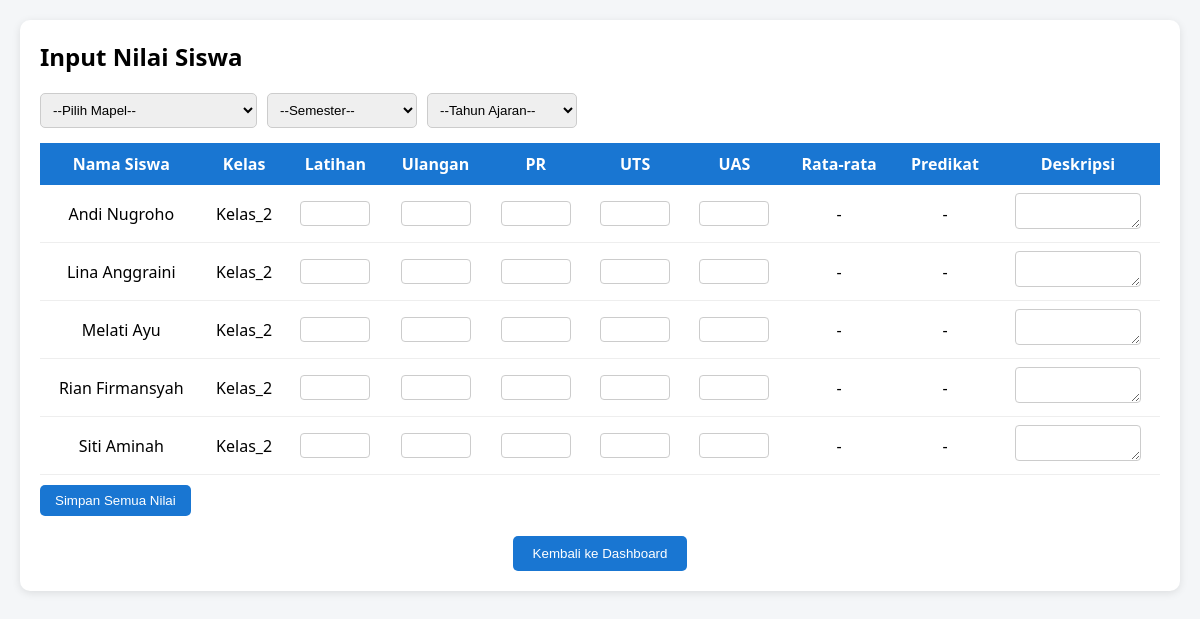
/dashboard/input_nilai.php (signed in), run on the app's committed database.
### tables this page shows
CREATE TABLE `users` (
  `id` int(11) NOT NULL,
  `username` varchar(50) NOT NULL,
  `password` varchar(50) NOT NULL,
  `role` enum('guru','wali_kelas','kepala_sekolah','siswa') NOT NULL,
  `kelas` varchar(10) DEFAULT NULL
);

### dashboard/input_nilai.php (the view, shortened to what this page needs)
<?php
include "../koneksi.php";
$guru_username = $_SESSION['username'] ?? '';
$kelas_per_guru = [
    'Imas Komariah, S.Pd' => ['kelas_2'],
    'Elis Suryani, S.Pd' => ['kelas_1'],
    'Eka Ellyawati, S.Pd.M.M' => ['kelas_6'],
    'Eka Merdekasari, S.Pd' => ['kelas_4'],
    'Ucu Siti Meilani, S.Pd' => ['kelas_3'],
    'Hasanudin, S.Pd.I' => ['kelas_1', 'kelas_2', 'kelas_3', 'kelas_4', 'kelas_5', 'kelas_6'],
    'Febi Febriani, S.Pd' => ['kelas_1', 'kelas_2', 'kelas_3', 'kelas_4', 'kelas_5', 'kelas_6'],
    'Ayuni Maulidia, S.Pd' => ['kelas_5'],
    'Ratih, S.Pd' => ['kelas_1', 'kelas_2', 'kelas_3', 'kelas_4', 'kelas_5', 'kelas_6'],
    'Koh Roo Ye Amelia' => ['kelas_1', 'kelas_2', 'kelas_3']
];
$kelas_diampu = $kelas_per_guru[$guru_username] ?? [];
$kelas_filter = "'" . implode("','", $kelas_diampu) . "'";
$siswa_query = mysqli_query($conn, "SELECT * FROM users WHERE role='siswa' AND kelas IN ($kelas_filter)");
?>
<!DOCTYPE html>
<html lang="id">
<head>
</head>
<body>
  <div class="container">
    <div class="header">
      <h2>Input Nilai Siswa</h2>
    </div>
    <form method="POST" action="simpan_nilai_nilai.php" id="form-nilai">
      <div class="filters">
        <select name="mapel" required>
          <option value="">--Pilih Mapel--</option>
        </select>
        <select name="semester" required>
          <option value="">--Semester--</option>
        </select>
        <select name="tahun_ajaran" required>
          <option value="">--Tahun Ajaran--</option>
          </select>
      </div>
      <table>
        <tr>
          <th>Nama Siswa</th>
          <th>Kelas</th>
          <th>Latihan</th>
          <th>Ulangan</th>
          <th>PR</th>
          <th>UTS</th>
          <th>UAS</th>
          <th>Rata-rata</th>
          <th>Predikat</th>
          <th>Deskripsi</th>
        </tr>
        <?php while ($siswa = mysqli_fetch_assoc($siswa_query)): ?>
          <tr>
            <td><?= htmlspecialchars($siswa['username']) ?></td>
            <td><?= htmlspecialchars($siswa['kelas']) ?></td>
            <td><input type="number" name="latihan[<?= $siswa['id'] ?>]" id="lat_<?= $siswa['id'] ?>" oninput="hitung(<?= $siswa['id'] ?>)" required></td>
            <td><input type="number" name="ulangan[<?= $siswa['id'] ?>]" id="ul_<?= $siswa['id'] ?>" oninput="hitung(<?= $siswa['id'] ?>)" required></td>
            <td><input type="number" name="pr[<?= $siswa['id'] ?>]" id="pr_<?= $siswa['id'] ?>" oninput="hitung(<?= $siswa['id'] ?>)" required></td>
            <td><input type="number" name="uts[<?= $siswa['id'] ?>]" id="uts_<?= $siswa['id'] ?>" oninput="hitung(<?= $siswa['id'] ?>)" required></td>
            <td><input type="number" name="uas[<?= $siswa['id'] ?>]" id="uas_<?= $siswa['id'] ?>" oninput="hitung(<?= $siswa['id'] ?>)" required></td>
            <td>
              <span id="rata2_<?= $siswa['id'] ?>">-</span>
            </td>
            <td>
              <span id="predikat_<?= $siswa['id'] ?>">-</span>
            </td>
            <td><textarea name="deskripsi[<?= $siswa['id'] ?>]" required></textarea></td>
          </tr>
        <?php endwhile; ?>
      </table>
       <button type="submit" class="btn-primary" id="submit-btn">Simpan Semua Nilai</button>
    </form>
    <div class="footer-button">
  <button onclick="window.location.href='guru.php'">Kembali ke Dashboard</button>
</div>
  </div>
</body>
</html>

### dashboard/input_nilai.php (style rules this page uses)
body { font-family: 'Segoe UI', Tahoma, Geneva, Verdana, sans-serif; background: #f4f6f8; margin: 0; padding: 20px; }
.container { background: #fff; padding: 20px; border-radius: 10px; box-shadow: 0 2px 8px rgba(0,0,0,0.1); }
.header { display: flex; justify-content: space-between; align-items: center; margin-bottom: 20px; }
.header h2 { margin: 0; }
.filters { display: flex; gap: 10px; flex-wrap: wrap; margin-bottom: 15px; }
.filters select, .filters input[type="text"] { padding: 8px; border: 1px solid #ccc; border-radius: 5px; min-width: 150px; }
table { width: 100%; border-collapse: collapse; }
th { background: #1976d2; color: #fff; padding: 10px; }
td { padding: 8px; border-bottom: 1px solid #eee; text-align: center; }
input[type="number"] { width: 60px; padding: 4px; border-radius: 4px; border: 1px solid #ccc; text-align: center; }
textarea { width: 120px; height: 30px; border-radius: 4px; border: 1px solid #ccc; }
.btn-primary { background: #1976d2; color: white; border: none; padding: 8px 15px; border-radius: 5px; cursor: pointer; margin-top: 10px; }
.footer-button { text-align: center; margin-top: 20px; }
.footer-button button { background: #1976d2; color: white; border: none; padding: 10px 20px; border-radius: 5px; cursor: pointer; }

### data on the page
users: username "Andi Nugroho", kelas "Kelas_2"
users: username "Lina Anggraini", kelas "Kelas_2"
users: username "Melati Ayu", kelas "Kelas_2"
users: username "Rian Firmansyah", kelas "Kelas_2"
users: username "Siti Aminah", kelas "Kelas_2"
